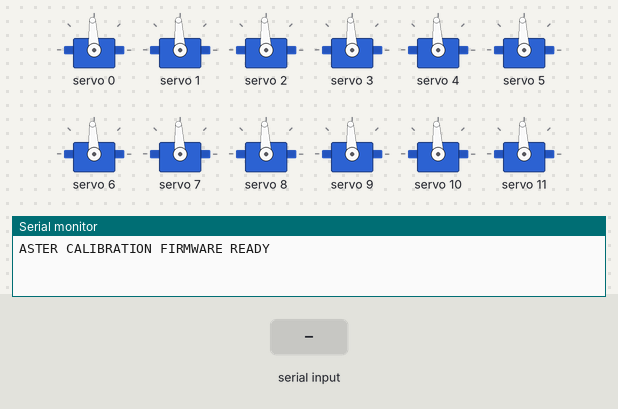
This sketch was run on a simulated Arduino Uno, built with avr-gcc and run on an emulated ATmega328P. On the bench: 12 × servo, the last lines printed to the serial monitor. Inputs (shaded band) come from the test bench.

Above: at 1.2 s.
1.3 s: "S3:150\n" received over Serial
At 2.0 s:
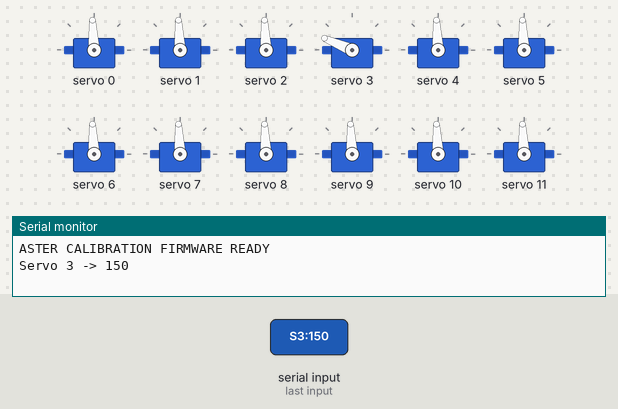
Timing chart, 0 to 4.3 s (numbered marks = the images above; inputs shaded):
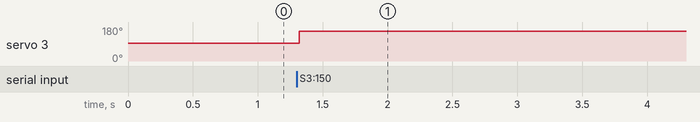

Measured:
- after the input at 1.3 s, servo 3: 93° → 157° at once

The sketch:

calibration_control__Copy_.ino
```cpp
/****************************************************
 * ASTER - Firmware de CALIBRATION Servo (PCA9685)
 *
 * Protocole série (depuis asterassembly_controller.py) :
 *  - "S<ID>:<ANGLE>\n"
 *    ex : "S0:150\n"  -> servo 0 à 150°
 *
 *  Réponse Arduino (pour l'UI) :
 *    "Servo <ID> -> <ANGLE>"
 *
 *  - 16 servos pilotés via PCA9685 (addr 0x40)
 ****************************************************/

#include <Wire.h>
#include <Adafruit_PWMServoDriver.h>

Adafruit_PWMServoDriver pwm = Adafruit_PWMServoDriver(0x40);

// --- CONFIG ---
#define SERVO_COUNT   16
#define SERIAL_BAUD   115200

// Microsecondes min/max pour les servos MG9xx (à adapter si besoin)
#define SERVO_MIN_US  500
#define SERVO_MAX_US  2500

// État des servos
int currentPos[SERVO_COUNT];
int targetPos[SERVO_COUNT];

// Vitesse max de déplacement pour lisser (en degrés par update)
float max_speed_deg = 5.0;   // calibration = un peu de douceur mais réactif


// Convertit un angle en degrés [0..180] en microsecondes pour le PCA9685
int degToUS(int deg) {
  deg = constrain(deg, 0, 180);
  return map(deg, 0, 180, SERVO_MIN_US, SERVO_MAX_US);
}


// ===================== SETUP =====================
void setup() {
  Serial.begin(SERIAL_BAUD);

  pwm.begin();
  pwm.setPWMFreq(50);  // 50 Hz pour servos

  // Position initiale : 90° partout (ou ce que tu veux)
  for (int i = 0; i < SERVO_COUNT; i++) {
    currentPos[i] = 90;
    targetPos[i]  = 90;
    int us = degToUS(90);
    pwm.writeMicroseconds(i, us);
  }

  Serial.println("ASTER CALIBRATION FIRMWARE READY");
}


// ===================== LECTURE SERIE =====================
void handleSerial() {
  if (!Serial.available()) return;

  // On lit une ligne complète
  String line = Serial.readStringUntil('\n');
  line.trim();
  if (line.length() == 0) return;

  // On s'attend à "S<ID>:<ANGLE>"
  // ex: "S3:150"
  if (line.charAt(0) != 'S') {
    // Commande inconnue -> ignore, mais on pourrait debug
    // Serial.print("Unknown cmd: "); Serial.println(line);
    return;
  }

  // On retire le 'S'
  String rest = line.substring(1); // ex: "3:150"
  int sepIdx = rest.indexOf(':');
  if (sepIdx < 0) {
    // format invalide
    return;
  }

  String idStr    = rest.substring(0, sepIdx);
  String angleStr = rest.substring(sepIdx + 1);

  int id    = idStr.toInt();
  int angle = angleStr.toInt();

  if (id < 0 || id >= SERVO_COUNT) {
    // id invalide
    return;
  }

  // Sécurité : clamp 0..180°
  angle = constrain(angle, 0, 180);

  targetPos[id] = angle;

  // Réponse pour le GUI Python (il cherche les lignes qui commencent par "Servo")
  Serial.print("Servo ");
  Serial.print(id);
  Serial.print(" -> ");
  Serial.println(angle);
}


// ===================== MISE A JOUR SERVOS =====================
void updateServos() {
  for (int i = 0; i < SERVO_COUNT; i++) {

    // calibration = réaction immédiate
    currentPos[i] = targetPos[i];

    int us = degToUS(currentPos[i]);
    pwm.writeMicroseconds(i, us);
  }
}

// ===================== LOOP =====================
void loop() {
  handleSerial();    // traite les commandes venant du GUI
  updateServos();    // bouge les servos vers les cibles
  delay(20);         // ~50 Hz de mise à jour
}
```
